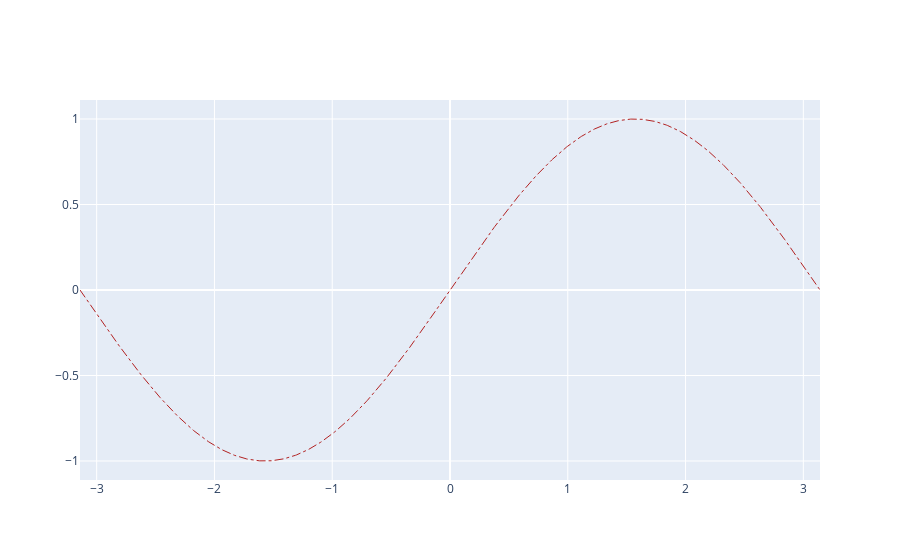

Notebook code cell kept with this figure:
### Code cell
x=LinSpace(-pi,pi,1000);
fig = go.Figure()
fig.add_trace(go.Scatter(x=x, y=sin(x), name='High 2014',
                         line=dict(color='firebrick', width=1,dash="dashdot")))

### Figure 1 — Plotly figure (JSON) as saved in the notebook; plotly's stock layout.template omitted (floating-point values rounded to 4 significant figures; data arrays with more than 128 entries replaced by an {"elided": "..."} marker saying what was removed)
{"data": [{"line": {"color": "firebrick", "dash": "dashdot", "width": 1}, "name": "High 2014", "type": "scatter", "x": {"elided": "1000 float values"}, "y": {"elided": "1000 float values"}}], "layout": {}}
